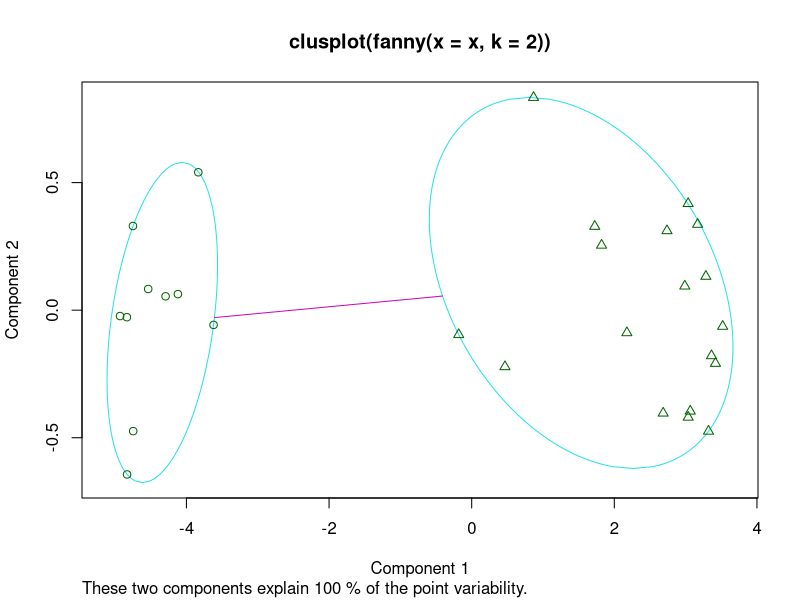
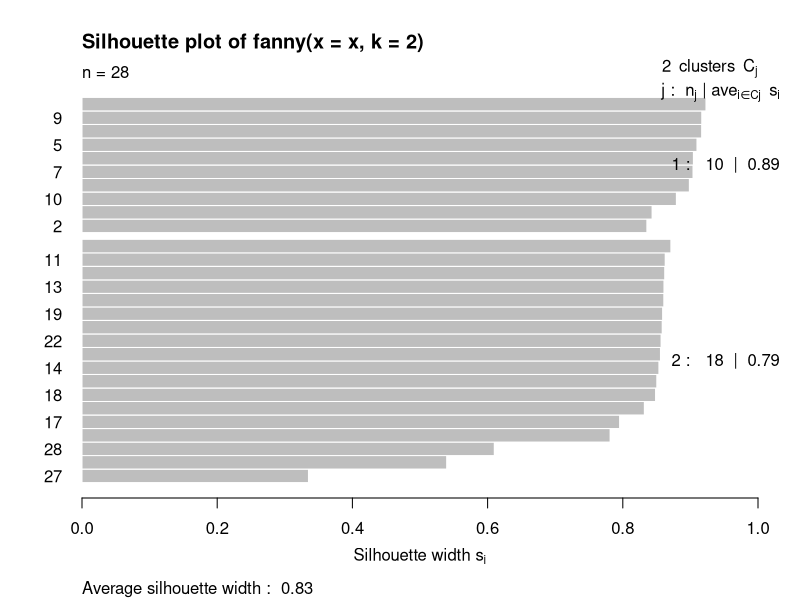
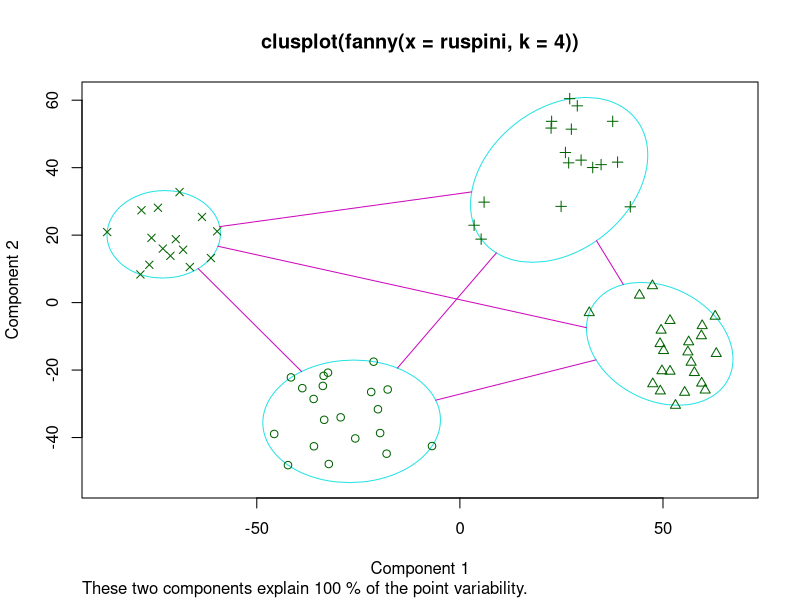
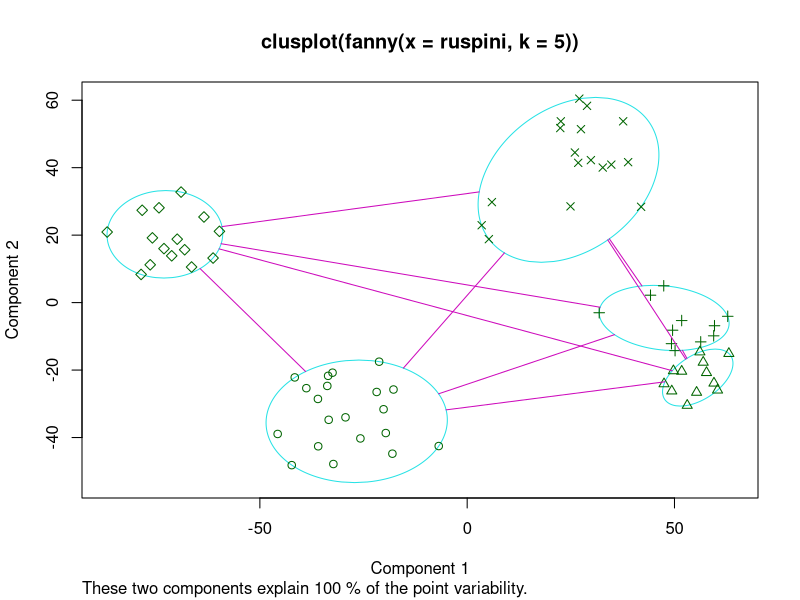
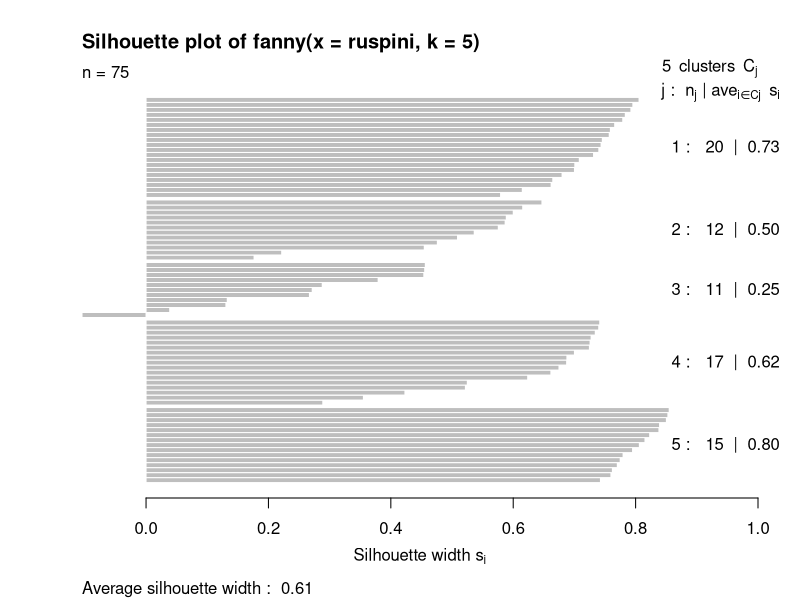

These charts were generated, in order, by the following R code:
library(cluster)


### Name: fanny
### Title: Fuzzy Analysis Clustering
### Aliases: fanny
### Keywords: cluster

### ** Examples

## generate 10+15 objects in two clusters, plus 3 objects lying
## between those clusters.
x <- rbind(cbind(rnorm(10, 0, 0.5), rnorm(10, 0, 0.5)),
           cbind(rnorm(15, 5, 0.5), rnorm(15, 5, 0.5)),
           cbind(rnorm( 3,3.2,0.5), rnorm( 3,3.2,0.5)))
fannyx <- fanny(x, 2)
## Note that observations 26:28 are "fuzzy" (closer to # 2):
fannyx
summary(fannyx)
plot(fannyx)

(fan.x.15 <- fanny(x, 2, memb.exp = 1.5)) # 'crispier' for obs. 26:28
(fanny(x, 2, memb.exp = 3))               # more fuzzy in general

data(ruspini)
f4 <- fanny(ruspini, 4)
stopifnot(rle(f4$clustering)$lengths == c(20,23,17,15))
plot(f4, which = 1)
## Plot similar to Figure 6 in Stryuf et al (1996)
plot(fanny(ruspini, 5))
